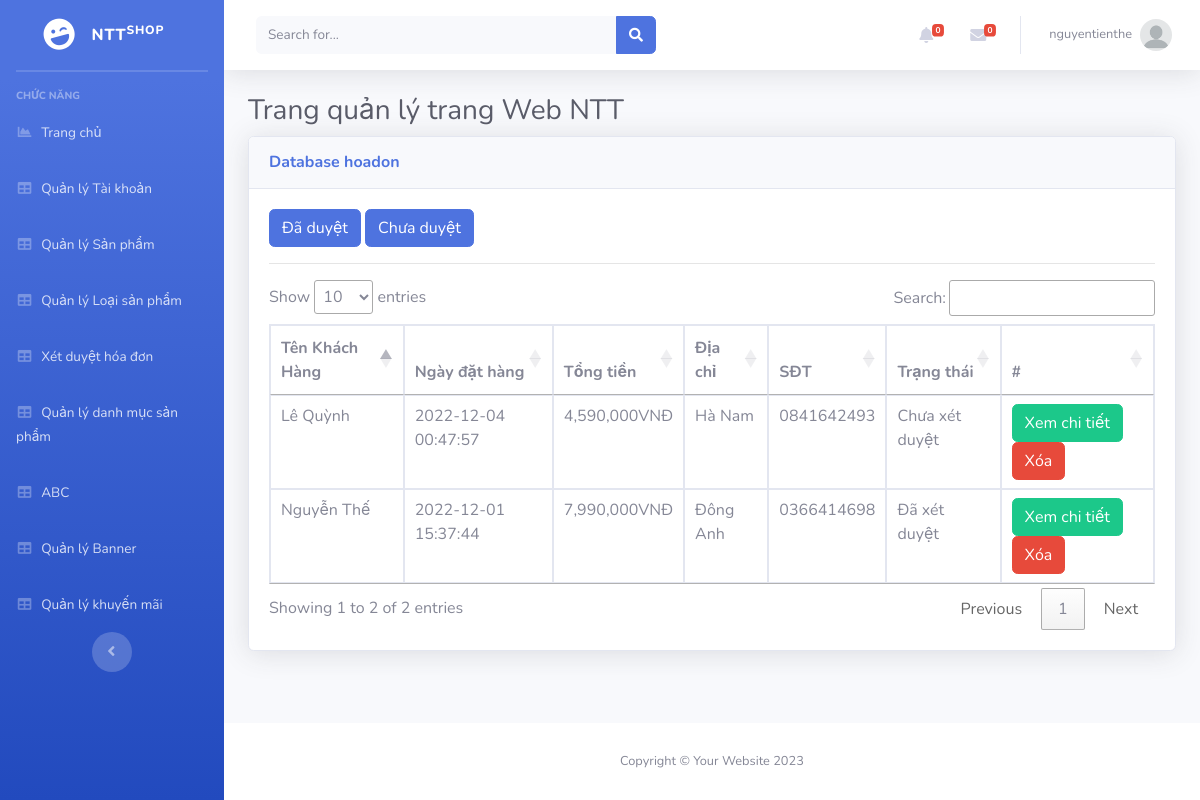
Screenshot of /Admin/index.php?mod=hoadon (signed in) with the database file from the repository.
### tables this page shows
CREATE TABLE `hoadon` (
  `MaHD` int(11) NOT NULL,
  `MaND` int(11) NOT NULL,
  `NgayLap` datetime NOT NULL,
  `NguoiNhan` varchar(50) NOT NULL,
  `SDT` varchar(20) NOT NULL,
  `DiaChi` varchar(100) NOT NULL,
  `PhuongThucTT` varchar(20) NOT NULL,
  `TongTien` float NOT NULL,
  `TrangThai` varchar(70) NOT NULL
);

### Admin/MVC/controllers/HoadonController.php (called while the page is built, shortened)
<?php
class HoaDonController
{
    var $hoadon_model;
    public function __construct()
    {
        $this->hoadon_model = new Hoadon();
    }
    function list()
    {
        if (isset($_GET['id'])) {
            $id = $_GET['id'];
            if ($id > 1) {
                $id = 0;
            }
            $data = $this->hoadon_model->trangthai($id);
        } else {
            $data = $this->hoadon_model->All();
        }
        require_once("MVC/Views/Admin/index.php");
    }
}

### Admin/MVC/Models/connection.php (called while the page is built, shortened)
<?php
    class Connection{
        function __construct()
        {
            $severname ="localhost";
            $username ="root";
            $password ="";
            $db_name ="ntt_shop";
            $this->conn = new mysqli($severname,$username,$password,$db_name);
        }
    }
?>

### Admin/MVC/Models/model.php (called while the page is built, shortened)
<?php
require_once("connection.php");
class Model
{
    var $table;
    var $contens;
    function __construct()
    {
        $conn_obj = new Connection();
        $this->conn = $conn_obj->conn;
    }
    function All()
    {
        $query = "select * from $this->table ORDER BY $this->contens DESC ";
        require("result.php");
        return $data;
    }
}

### Admin/MVC/Models/result.php (called while the page is built)
<?php
$result = $this->conn->query($query);
$data = array();
while ($row = $result->fetch_assoc()) {
    $data[] = $row;
}
?>

### Admin/MVC/Views/hoadon/list.php (the view, shortened to what this page needs)
<a href="?mod=hoadon&id=1" type="button" class="btn btn-primary">Đã duyệt</a>
<a href="?mod=hoadon&id=0" type="button" class="btn btn-primary">Chưa duyệt</a>
<hr>
<table class="table table-bordered" id="dataTable" width="100%" cellspacing="0">
  <thead>
    <tr>
      <th scope="col">Tên Khách Hàng</th>
      <th scope="col">Ngày đặt hàng</th>
      <th scope="col">Tổng tiền</th>
      <th scope="col">Địa chỉ</th>
      <th scope="col">SĐT</th>
      <th scope="col">Trạng thái</th>
      <th>#</th>
    </tr>
  </thead>
  <tbody>
    <?php foreach ($data as $row) { ?>
      <tr>
        <td><?= $row['NguoiNhan'] ?></td>
        <td><?= $row['NgayLap'] ?></td>
        <td><?= number_format($row['TongTien']) ?>VNĐ</td>
        <td><?= $row['DiaChi'] ?></td>
        <td><?= $row['SDT'] ?></td>
        <td><?php if($row['TrangThai']==0){
            echo 'Chưa xét duyệt';
        }else{
            echo 'Đã xét duyệt';
        }
        ?></td>
        <td>
          <a href="?mod=hoadon&act=chitiet&id=<?= $row['MaHD'] ?>" class="btn btn-success" >Xem chi tiết</a>
          <a href="?mod=hoadon&act=delete&id=<?= $row['MaHD'] ?>" onclick="return confirm('Bạn có thật sự muốn xóa ?');" type="button" class="btn btn-danger">Xóa</a>
        </td>
      </tr>
    <?php } ?>
</table>

### rows the page displays
hoadon: NguoiNhan "Lê Quỳnh", NgayLap "2022-12-04 00:47:57", TongTien "4,590,000", DiaChi "Hà Nam", SDT "0841642493", TrangThai "Chưa xét duyệt"
hoadon: NguoiNhan "Nguyễn Thế", NgayLap "2022-12-01 15:37:44", TongTien "7,990,000", DiaChi "Đông Anh", SDT "0366414698", TrangThai "Đã xét duyệt"

### other values shown
$_SESSION['login']['TaiKhoan'] "nguyentienthe"
$mod "hoadon"
